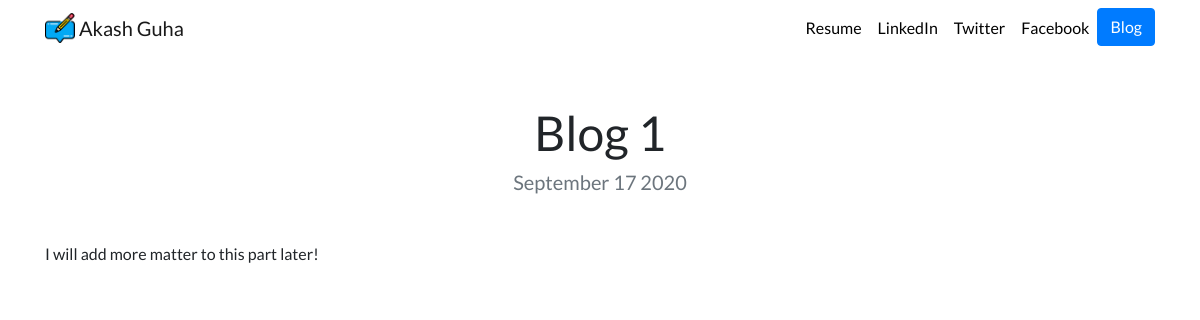
Page /blog/1/ on the committed database.
### blog/models.py (models this page shows, shortened)
class ProjectBlog(models.Model):
    title = models.CharField(max_length=100)
    description = models.TextField()
    date = models.DateField()

### blog/views.py (the view)
# urls.py: path('<int:blog_id>/',views.details, name='details'),
def details(request, blog_id):
    blogs = get_object_or_404(ProjectBlog, pk=blog_id)
    return render(request, 'blog/details.html', {'blogs': blogs})

### blog/templates/blog/details.html
{% extends 'portfolio/base.html' %}
{% load static %}
{% block content %}
<h1 class="text-center mt-5" id="blogdetailtitle">{{ blogs.title }}</h1>
<h5  class="text-center text-muted mb-5">{{ blogs.date|date:'F d Y' }}</h5>
<p> {{ blogs.description }} </p>
{% endblock %}

### portfolio/static/portfolio/custom.css (style rules this page uses)
body { font-family: 'Lato', sans-serif; }
@media (min-width: 992px) { #blogdetailtitle { font-size: 3rem; } }

### rows in the picture
ProjectBlog: title "Blog 1", date "September 17 2020", description "I will add more matter to this part later!"
